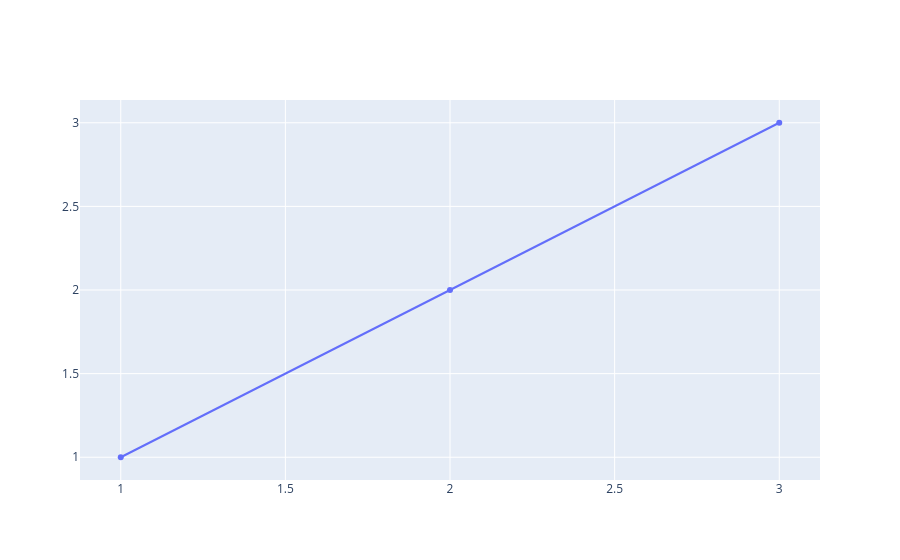

This figure's notebook cell:
### Code cell
# import plotly.express as px
from plotly import graph_objects as go

fig = go.Figure()

fig.add_traces(
    go.Scatter(
        x=[1, 2, 3],
        y=[1, 2, 3]
    )
)

fig.show()

### Figure 1 — Plotly figure (JSON) as saved in the notebook; plotly's stock layout.template omitted (floating-point values rounded to 4 significant figures)
{"data": [{"type": "scatter", "x": [1, 2, 3], "y": [1, 2, 3]}], "layout": {}}
